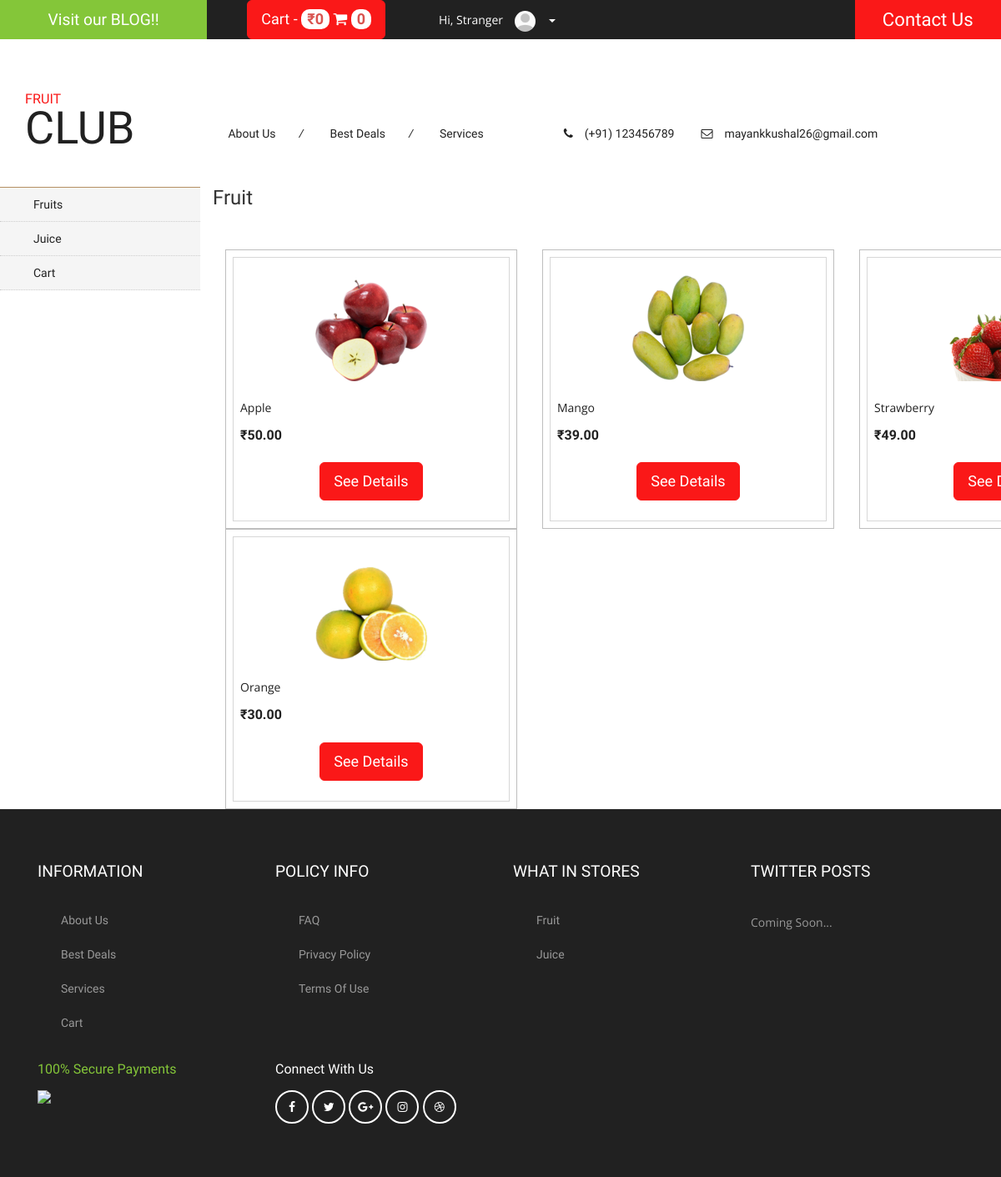
Page /category/fruit on the committed database.
### fruitclub/models.py (models this page shows, shortened)
class Category(models.Model):
	name = models.CharField(max_length=300)
	description = models.CharField(max_length=500)
	slug = models.SlugField()
	class Meta:
		verbose_name_plural = 'Categories'

class Product(models.Model):
	category = models.ForeignKey(Category, related_name='category')
	name = models.CharField(max_length=300)
	company = models.ForeignKey(Company, related_name="company")
	description = models.CharField(max_length=500)
	date = models.DateTimeField(auto_now_add=True)
	price = models.DecimalField(default=0, max_digits=7, decimal_places=2)
	slug = models.SlugField()

class ProductImage(models.Model):
	product = models.ForeignKey(Product, related_name='images')
	image = models.ImageField(null=True, upload_to='product_images')
	date = models.DateTimeField(auto_now_add=True)

### fruitclub/views.py (the view)
# urls.py: url(r'^category/(?P<category_slug>[\w\-]+)', views.category, name='category'),
def category(request, category_slug):
	category = Category.objects.get(slug=category_slug)
	product_list = Product.objects.filter(category=category)
	return render(request, 'fruitclub/category.html', {'product_list':product_list, 'category':category})

### fruitclub/templatetags/cart_tags.py (called while the page is built)
@register.simple_tag(takes_context=True)
def cart_count(context):
	request = context['request']
	count = 0
	if request.user.is_authenticated():
		count = Cart.objects.filter(user=request.user).count()
	return count

@register.simple_tag(takes_context=True)
def cart_amount(context):
	request = context['request']
	amount = 0
	if request.user.is_authenticated():
		cart = Cart.objects.filter(user=request.user)
		for product in cart:
			amount += product.product.price * product.quantity
	return amount

### templates/fruitclub/category.html (shortened to what this page needs)
{% extends 'fruitclub/base.html' %}
{% load staticfiles %}
{% block body_block %}
	<div class="container">
			<h3>{{ category.name }}</h3>
			<div class="agile_top_brands_grids">
				{% for product in product_list %}
				<div class="col-md-4 top_brand_left">
					<div class="hover14 column">
						<div class="agile_top_brand_left_grid">
							<div class="agile_top_brand_left_grid1">
								<figure>
									<div class="snipcart-item block" >
										<div class="snipcart-thumb">
										{% with product.images.all|first as image %}
											<a href="{% url 'single_product' product.slug %}"><img src="{{ image.image.url }}" /></a>
										{% endwith %}
											<p>{{ product.name }}</p>
											<h4>&#8377;{{ product.price }} </h4>
										</div>
										<div class="snipcart-details top_brand_home_details">
											<a href="{% url 'single_product' product.slug %}" class=" btn btn-lg btn-danger">See Details</a>
										</div>
									</div>
								</figure>
							</div>
						</div>
					</div>
				</div>
				{% endfor %}
			</div>
		</div>
{% endblock %}

### rows in the picture
Category: name "Fruit"
Product: image (picture), name "Apple", price "50.00"
Product: image (picture), name "Mango", price "39.00"
Product: image (picture), name "Strawberry", price "49.00"
Product: image (picture), name "Orange", price "30.00"
